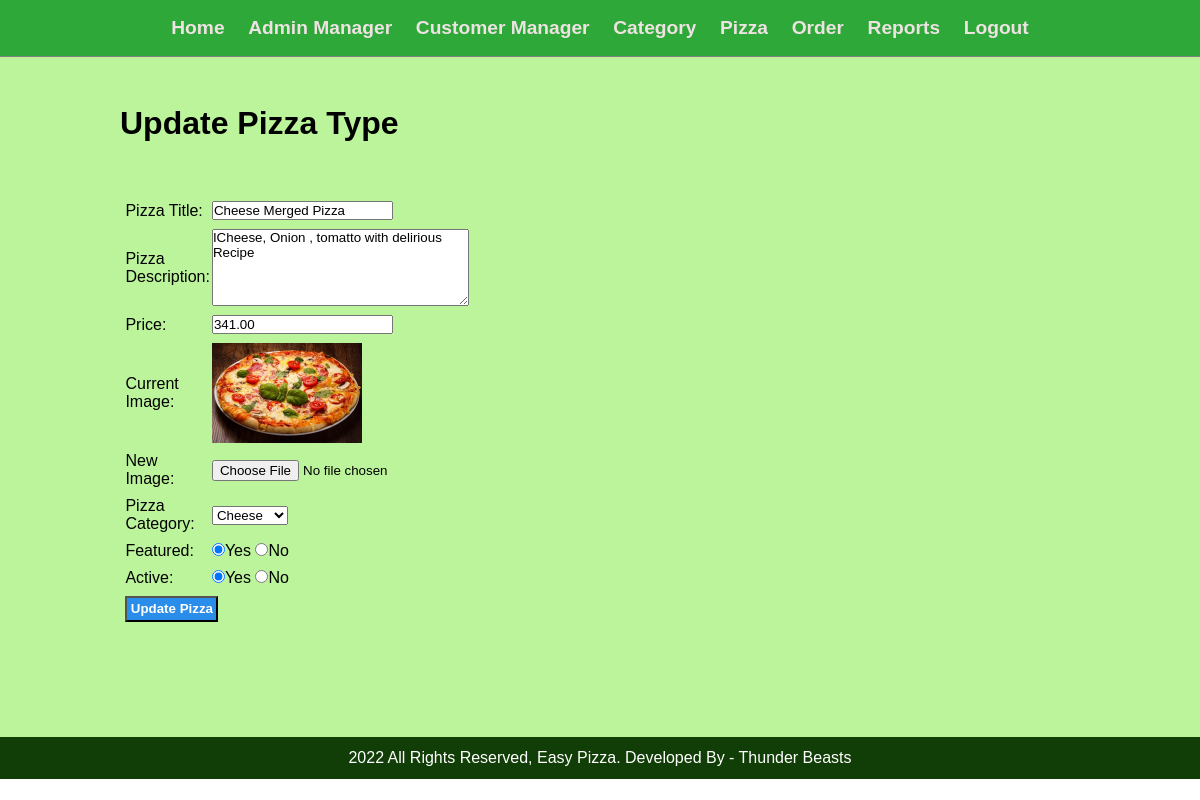
/admin/update-pizza.php?id=44 (signed in), run on the app's committed database.
### tables this page shows
CREATE TABLE `pizza_item` (
  `id_pizza` int(10) UNSIGNED NOT NULL,
  `id_category` int(10) UNSIGNED NOT NULL,
  `title` varchar(100) NOT NULL,
  `description` text NOT NULL,
  `price` decimal(10,2) NOT NULL,
  `image_name` varchar(255) NOT NULL,
  `featured` varchar(10) NOT NULL,
  `active` varchar(10) NOT NULL
);

CREATE TABLE `pizza_category` (
  `id_category` int(10) UNSIGNED NOT NULL,
  `title` varchar(100) NOT NULL,
  `image_name` varchar(255) NOT NULL,
  `featured` varchar(10) NOT NULL,
  `active` varchar(10) NOT NULL
);

### admin/update-pizza.php (the view, shortened to what this page needs)
<?php include('partials/menu.php') ?>
<?php
if (isset($_GET['id'])) {
    $id = $_GET['id'];
    $sql2 = "SELECT * FROM pizza_item WHERE id_pizza='$id'";
    $res2 = mysqli_query($conn, $sql2);
    $row2 = mysqli_fetch_assoc($res2);
    $title = $row2['title'];
    $description = $row2['description'];
    $price = $row2['price'];
    $current_image = $row2['image_name'];
    $current_category = $row2['id_category'];
    $featured = $row2['featured'];
    $active = $row2['active'];
} else {
    header("location:" . SITEURL . 'admin/manage-pizza.php');
}
?>
<div class="main-content">
    <div class="wrapper">
        <h1>Update Pizza Type</h1>
        <br>
        <br><br>
        <form action="" method="POST" enctype="multipart/form-data">
            <table class="tbl-30">
                <tr>
                    <td>Pizza Title:</td>
                    <td>
                        <input type="text" name="title" value="<?php echo $title; ?>">
                    </td>
                </tr>
                <tr>
                    <td>Pizza Description:</td>
                    <td>
                        <textarea name="description" cols="30" rows="5"><?php echo $description; ?></textarea>
                    </td>
                </tr>
                <tr>
                    <td>Price:</td>
                    <td>
                        <input type="number" name="price" value="<?php echo $price; ?>">
                    </td>
                </tr>
                <tr>
                    <td>Current Image:</td>
                    <td>
                        <?php
                        if ($current_image == "") {
                            echo "<div class='error'>Image Not Added</div>";
                        } else {
                        ?>
                            <img src="<?php echo SITEURL; ?>images/pizza/<?php echo $current_image; ?>" width="150px">
                        <?php
                        }
                        ?>
                    </td>
                </tr>
                <tr>
                    <td>New Image:</td>
                    <td>
                        <input type="file" name="image">
                    </td>
                </tr>
                <tr>
                    <td>Pizza Category:</td>
                    <td>
                        <select name="category">
                            <?php
                            $sql = "SELECT * FROM pizza_category WHERE active='Yes'";
                            $res = mysqli_query($conn, $sql);
                            $count = mysqli_num_rows($res);
                            if ($count > 0) {
                                while ($row = mysqli_fetch_assoc($res)) {
                                    $category_id = $row['id_category'];
                                    $category_title = $row['title'];
                            ?>
                                    <option <?php if ($current_category == $category_id) {
                                                echo "selected";
                                            } ?> value="<?php echo $category_id; ?>"><?php echo $category_title; ?></option>
                            <?php
                                }
                            } else {
                                echo "<option value='0'>Category Not Available</option>";
                            }
                            ?>
                        </select>
                    </td>
                </tr>
                <tr>
                    <td>Featured:</td>
                    <td>
                        <input <?php if ($featured == "Yes") {
                                    echo "checked";
                                } ?> type="radio" name="featured" value="Yes">Yes
                        <input <?php if ($featured == "No") {
                                    echo "checked";
                                } ?> type="radio" name="featured" value="No">No
                    </td>
                </tr>
                <tr>
                    <td>Active:</td>
                    <td>
                        <input <?php if ($active == "Yes") {
                                    echo "checked";
                                } ?> type="radio" name="active" value="Yes">Yes
                        <input <?php if ($active == "No") {
                                    echo "checked";
                                } ?> type="radio" name="active" value="No">No
                    </td>
                </tr>
                <tr>
                    <td colspan="2">
                        <input type="submit" name="submit" value="Update Pizza" class="btn-secondary">
                    </td>
                </tr>
            </table>
        </form>
    </div>
</div>
<?php include('partials/footer.php') ?>

### css/admin.css (style rules this page uses)
* { margin: 0; padding: 0; font-family: Arial, Helvetica, sans-serif; }
.wrapper { padding: 1%; width: 80%; margin: 0 auto; }
.tbl-30 { width: 30%; }
table tr td { padding: 1%; }
.btn-secondary { background-color: #2a8de9; padding: 1%; color: white; text-decoration: none; font-weight: bold; }
.main-content { background-color: #67e61d70; padding: 3% 0; min-height: 76%; }

### data on the page
pizza_item: title "Cheese Merged Pizza", description "ICheese, Onion , tomatto with delirious Recipe", price "341.00", image_name (picture), category "Cheese", featured "☑", active "☑"
